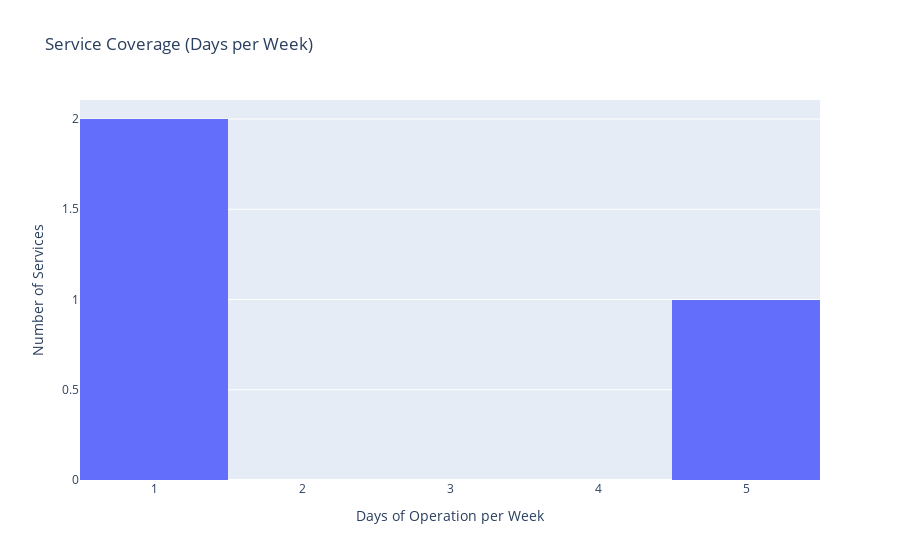

Here is the notebook cell this chart was saved with:
### Markdown cell above
## 📅 Analyze Weekly Service Patterns using `calendar.txt`

### Code cell
calendar = pd.read_csv('calendar.txt')
calendar['total_days'] = calendar[['monday', 'tuesday', 'wednesday', 'thursday', 'friday', 'saturday', 'sunday']].sum(axis=1)
fig = px.histogram(calendar, x='total_days', nbins=8, title='Service Coverage (Days per Week)')
fig.update_layout(xaxis_title='Days of Operation per Week', yaxis_title='Number of Services')
fig.show()

### Figure 1 — Plotly figure (JSON) as saved in the notebook; plotly's stock layout.template omitted (floating-point values rounded to 4 significant figures)
{"data": [{"bingroup": "x", "hovertemplate": "total_days=%{x}<br>count=%{y}<extra></extra>", "legendgroup": "", "marker": {"color": "#636efa", "pattern": {"shape": ""}}, "name": "", "nbinsx": 8, "orientation": "v", "showlegend": false, "type": "histogram", "x": [5, 1, 1], "xaxis": "x", "yaxis": "y"}], "layout": {"barmode": "relative", "legend": {"tracegroupgap": 0}, "title": {"text": "Service Coverage (Days per Week)"}, "xaxis": {"anchor": "y", "domain": [0, 1], "title": {"text": "Days of Operation per Week"}}, "yaxis": {"anchor": "x", "domain": [0, 1], "title": {"text": "Number of Services"}}}}
